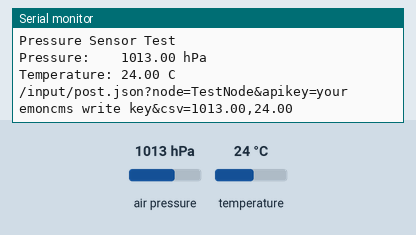
Simulated run of this sketch. Board: ESP8266 (NodeMCU). Parts: the last lines printed to the serial monitor. The test bench sets the inputs (shaded band); at power-on: air pressure 1013 hPa, temperature 24 °C. WiFi joins after 1.5 s; servers stay silent unless stated; uploads are accepted with an empty reply.

Above: at 2.7 s.
2.8 s: air pressure set to 952 hPa
At 4.0 s:
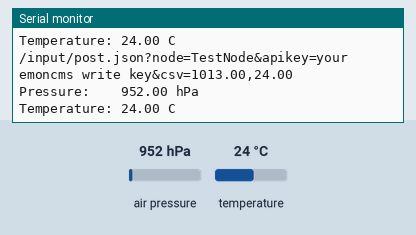
5.8 s: temperature set to 12 °C
At 6.9 s:
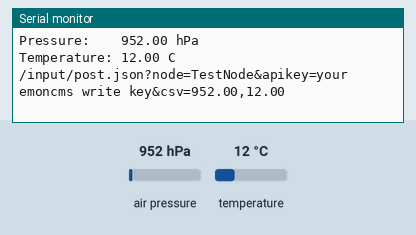
8.8 s: air pressure set to 975 hPa
At 11.6 s:
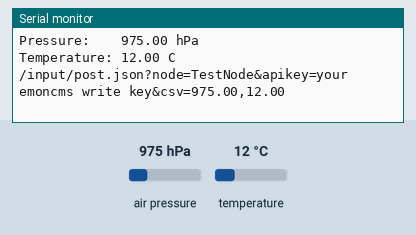
Timing chart, 0 to 13.1 s (numbered marks = the images above; inputs shaded):
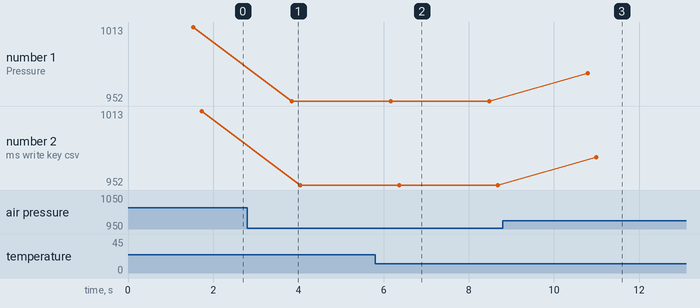

Measured:
- after the input at 2.8 s, the serial monitor: prints a new line after 1.0 s (image 1)
- after the input at 5.8 s, the serial monitor: prints a new line after 0.36 s (image 2)
- after the input at 8.8 s, the serial monitor: prints a new line after 2.0 s (image 3)
- plotted number 1: 1013 → 952 after the input at 2.8 s, 952 → 975 after the input at 8.8 s
- plotted number 2: 1013 → 952 after the input at 2.8 s, 952 → 975 after the input at 8.8 s

The sketch:

bmp180.ino
```cpp
#include <Arduino.h>

#include <Wire.h>
#include <Adafruit_Sensor.h>
#include <Adafruit_BMP085_U.h>

#include <ESP8266WiFi.h>          //https://github.com/esp8266/Arduino

#include <EEPROM.h>
#include <ESP8266WebServer.h>
#include <DNSServer.h>
#include <WiFiManager.h>          //https://github.com/tzapu/WiFiManager

const char* emoncmsKey = "your emoncms write key";
const char* host = "emoncms.org";
const char* node = "TestNode";

void sendToEmonCMS(String nodeId, String data) {
  WiFiClient client;
  const int httpPort = 80;
  if (!client.connect(host, httpPort)) {
    Serial.println("connection failed");
    return;
  }

  // We now create a URI for the request
  String url = "/input/post.json?node=";
  url += nodeId;
  url += "&apikey=";
  url += emoncmsKey;
  url += "&csv=";
  url += data;

  Serial.println(url);

  // This will send the request to the server
  client.print(String("GET ") + url + " HTTP/1.1\r\n" +
               "Host: " + host + "\r\n" +
               "Connection: close\r\n\r\n");
  delay(10);

  // Read all the lines of the reply from server
  while (client.available()) {
    String line = client.readStringUntil('\r');
    //Serial.print(line);
  }

}

/* This driver uses the Adafruit unified sensor library (Adafruit_Sensor),
   which provides a common 'type' for sensor data and some helper functions.

   To use this driver you will also need to download the Adafruit_Sensor
   library and include it in your libraries folder.

   You should also assign a unique ID to this sensor for use with
   the Adafruit Sensor API so that you can identify this particular
   sensor in any data logs, etc.  To assign a unique ID, simply
   provide an appropriate value in the constructor below (12345
   is used by default in this example).

   Connections
   ===========
   Connect SCL to analog 5
   Connect SDA to analog 4
   Connect VDD to 3.3V DC
   Connect GROUND to common ground

   History
   =======
   2013/JUN/17  - Updated altitude calculations (KTOWN)
   2013/FEB/13  - First version (KTOWN)
*/

Adafruit_BMP085_Unified bmp = Adafruit_BMP085_Unified(10085);

/**************************************************************************/
/*
    Displays some basic information on this sensor from the unified
    sensor API sensor_t type (see Adafruit_Sensor for more information)
*/
/**************************************************************************/
void displaySensorDetails(void)
{
  sensor_t sensor;
  bmp.getSensor(&sensor);
  Serial.println("------------------------------------");
  Serial.print  ("Sensor:       "); Serial.println(sensor.name);
  Serial.print  ("Driver Ver:   "); Serial.println(sensor.version);
  Serial.print  ("Unique ID:    "); Serial.println(sensor.sensor_id);
  Serial.print  ("Max Value:    "); Serial.print(sensor.max_value); Serial.println(" hPa");
  Serial.print  ("Min Value:    "); Serial.print(sensor.min_value); Serial.println(" hPa");
  Serial.print  ("Resolution:   "); Serial.print(sensor.resolution); Serial.println(" hPa");
  Serial.println("------------------------------------");
  Serial.println("");
  delay(500);
}

/**************************************************************************/
/*
    Arduino setup function (automatically called at startup)
*/
/**************************************************************************/
void setup(void)
{
  Wire.begin(0,2);
  Serial.begin(9600);

  WiFiManager wifi;

  if(!wifi.autoConnect()) {
    Serial.println("failed to connect and hit timeout");
    delay(1000);
    //reset and try again
    ESP.reset();
    delay(5000);
  }

  Serial.println("Pressure Sensor Test"); Serial.println("");

  /* Initialise the sensor */
  if(!bmp.begin())
  {
    /* There was a problem detecting the BMP085 ... check your connections */
    Serial.print("Ooops, no BMP085 detected ... Check your wiring or I2C ADDR!");
    while(1);
  }

  /* Display some basic information on this sensor */
  // displaySensorDetails();
}

/**************************************************************************/
/*
    Arduino loop function, called once 'setup' is complete (your own code
    should go here)
*/
/**************************************************************************/
void loop(void)
{
  /* Get a new sensor event */
  sensors_event_t event;
  bmp.getEvent(&event);

  /* Display the results (barometric pressure is measure in hPa) */
  if (event.pressure)
  {
    /* Display atmospheric pressue in hPa */
    Serial.print("Pressure:    ");
    Serial.print(event.pressure);
    Serial.println(" hPa");

    /* Calculating altitude with reasonable accuracy requires pressure    *
     * sea level pressure for your position at the moment the data is     *
     * converted, as well as the ambient temperature in degress           *
     * celcius.  If you don't have these values, a 'generic' value of     *
     * 1013.25 hPa can be used (defined as SENSORS_PRESSURE_SEALEVELHPA   *
     * in sensors.h), but this isn't ideal and will give variable         *
     * results from one day to the next.                                  *
     *                                                                    *
     * You can usually find the current SLP value by looking at weather   *
     * websites or from environmental information centers near any major  *
     * airport.                                                           *
     *                                                                    *
     * For example, for Paris, France you can check the current mean      *
     * pressure and sea level at: http://bit.ly/16Au8ol                   */

    /* First we get the current temperature from the BMP085 */
    float temperature;
    bmp.getTemperature(&temperature);
    Serial.print("Temperature: ");
    Serial.print(temperature);
    Serial.println(" C");

    /* Then convert the atmospheric pressure, and SLP to altitude         */
    /* Update this next line with the current SLP for better results      */
    /*
    float seaLevelPressure = SENSORS_PRESSURE_SEALEVELHPA;
    Serial.print("Altitude:    ");
    Serial.print(bmp.pressureToAltitude(seaLevelPressure,
                                        event.pressure));
    Serial.println(" m");
    */
    Serial.println("");

    String sensorReading = String(event.pressure);
    sensorReading += ",";
    sensorReading += String(temperature);
    sendToEmonCMS(node, sensorReading);
  }
  else
  {
    Serial.println("Sensor error");
  }
  delay(1000);
}
```
